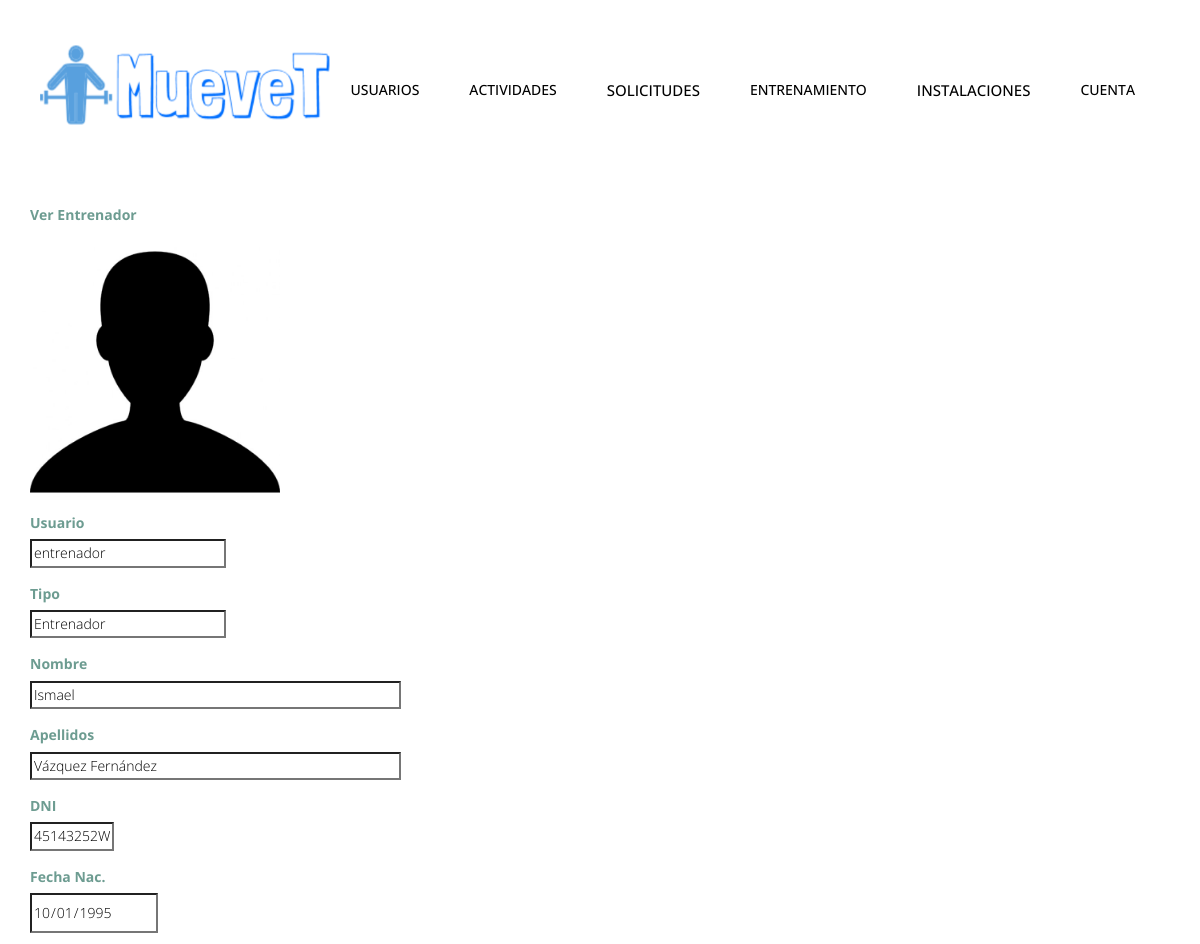
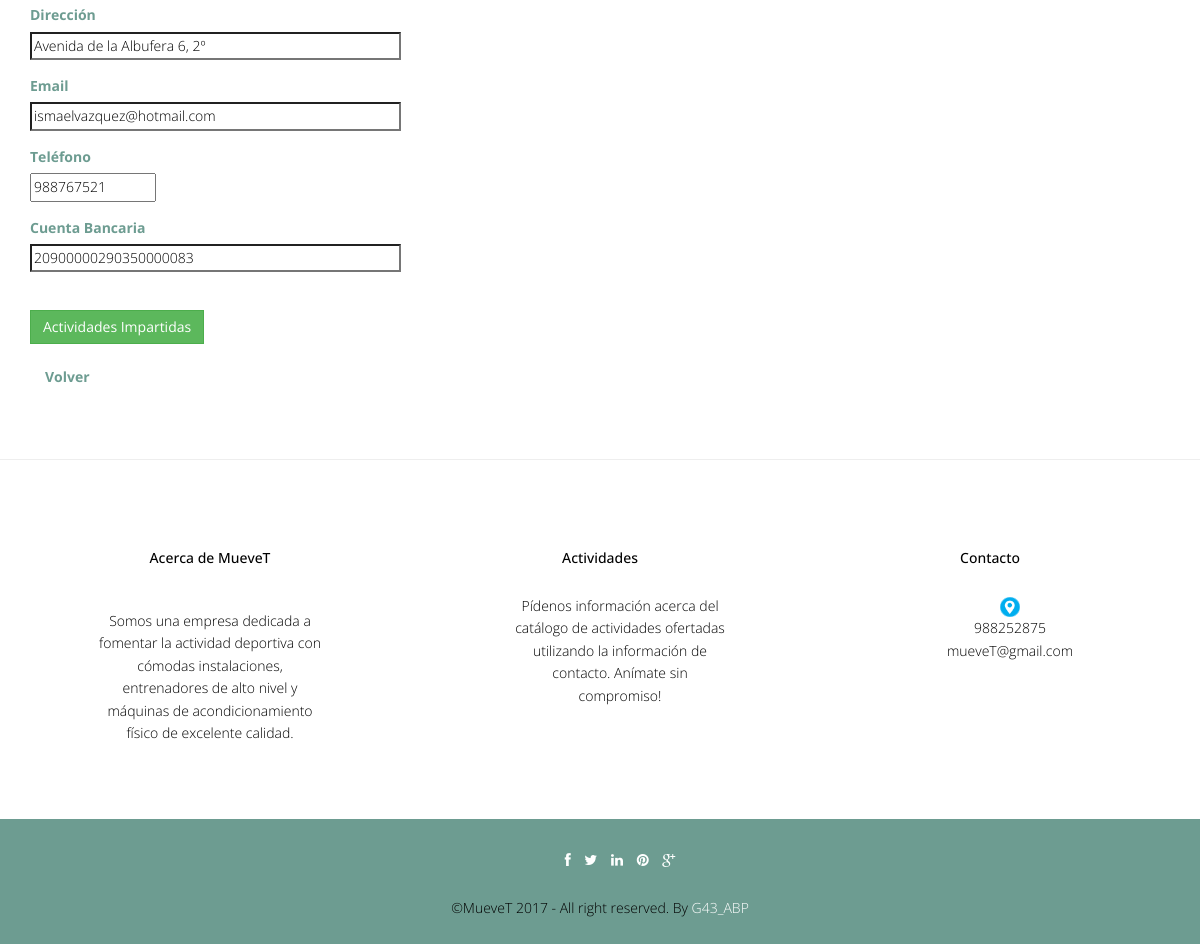
The page /abp/Controllers/ENTRENADOR_Controller.php?userName=entrenador&accion=Ver (signed in) on the database its author committed (2 pictures, top to bottom).
### tables this page shows
CREATE TABLE IF NOT EXISTS `entrenador` (
  `userName` varchar(20) NOT NULL,
  `cuentaBanc` varchar(20) NOT NULL
);

CREATE TABLE IF NOT EXISTS `usuario` (
  `foto` varchar(500) DEFAULT '../img/user.jpg',
  `userName` varchar(20) NOT NULL,
  `password` varchar(128) NOT NULL,
  `tipoUsuario` int(10) NOT NULL,
  `nombre` varchar(20) NOT NULL,
  `apellidos` varchar(70) NOT NULL,
  `dni` varchar(9) NOT NULL,
  `fechaNac` date NOT NULL,
  `direccion` varchar(80) DEFAULT NULL,
  `telefono` int(15) DEFAULT NULL,
  `email` varchar(30) NOT NULL
);

CREATE TABLE IF NOT EXISTS `rol` (
  `idRol` int(10) NOT NULL,
  `nombreRol` varchar(45) NOT NULL
);

### abp/Models/USUARIO_Model.php (called while the page is built, shortened)
<?php
include '../Functions/LibraryFunctions.php';
class USUARIO_Modelo {
    var $userName;
    var $tipoUsuario;
    var $mysqli;
    function __construct($userName, $password, $tipoUsuario, $nombre, $apellidos, $dni, $fechaNac, $direccion, $telefono, $email, $foto, $cuentaBanc, $tipoDeportista, $metodoPago, $newPassword) {
        $this->userName = $userName;
        $this->tipoUsuario = $tipoUsuario;
    }
    function ConectarBD() {
        $this->mysqli = new mysqli("localhost", "root", "", "muevet");
    }
    function RellenaDatos() {
        if ($this->tipoUsuario == 1) {
            $sql = "SELECT * FROM USUARIO WHERE USUARIO.userName = '" . $this->userName . "'";
        } else if ($this->tipoUsuario == 2) {
            $sql = "SELECT * FROM USUARIO, ENTRENADOR WHERE USUARIO.userName = ENTRENADOR.userName AND ENTRENADOR.userName = '" . $this->userName . "'";
        } else if ($this->tipoUsuario == 3) {
            $sql = "SELECT * FROM USUARIO, DEPORTISTA WHERE USUARIO.userName = DEPORTISTA.userName AND DEPORTISTA.userName = '" . $this->userName . "'";
        }
        if (!($resultado = $this->mysqli->query($sql))) {
            return 'Error en la consulta sobre la base de datos';
        } else {
            $result = $resultado->fetch_array();
            return $result;
        }
    }
}
?>

### abp/Views/ENTRENADOR_SHOW_Vista.php (the view, shortened to what this page needs)
<?php
class ENTRENADOR_SELECT_SHOW {
    private $valores;
    private $volver;
    function __construct($valores, $datos, $volver) {
        $this->valores = $valores;
        $this->volver = $volver;
        $this->render();
    }
    function render() {
        ?>
        <div class="container" >
            <form  id="form" name="form" action='ENTRENADOR_Controller.php'  method='post'   enctype="multipart/form-data">
                <div class="form-group" >
                    <label class="control-label" ><?php echo $strings['Ver Entrenador']; ?></label><br>
                </div>
                 <div class="form-group">
                    <a target='_blank' href='<?php echo $this->valores['foto']; ?>'><img src='<?php echo $this->valores['foto']; ?>' width="250" height="250"></a>
                </div>
                <div class="form-group">
                    <label class="control-label" ><?php echo $strings['userName']; ?></label><br>
                    <input class="form" id="userName" name="userName" size="25" type="text" readonly="true" value="<?php echo $this->valores['userName']; ?>">
                </div>
                <div class="form-group">
                    <label class="control-label" ><?php echo $strings['tipoUsuario']; ?></label><br>
                    <input class="form" id="tipoUsuario" name="tipoUsuario" size="25" type="text" readonly="true" value="<?php echo ConsultarNOMRol($this->valores['tipoUsuario']); ?>">
                </div>
                <div class="form-group">
                    <label class="control-label" ><?php echo $strings['nombre']; ?></label><br>
                    <input class="form" id="nombre" name="nombre" size="50" type="text" readonly="true" value="<?php echo $this->valores['nombre']; ?>">
                </div>
                <div class="form-group">
                    <label class="control-label" ><?php echo $strings['apellidos']; ?></label><br>
                    <input class="form" id="apellidos" name="apellidos" size="50" type="text" readonly="true" value="<?php echo $this->valores['apellidos']; ?>">
                </div>
                <div class="form-group">
                    <label class="control-label" ><?php echo $strings['dni']; ?></label><br>
                    <input class="form" id="dni" name="dni" size="9" type="text" readonly="true" value="<?php echo $this->valores['dni']; ?>">
                </div>
                <div class="form-group">
                    <label class="control-label" ><?php echo $strings['fechaNac']; ?></label><br>
                    <input class="form" id="fechaNac" name="fechaNac" type="date" readonly="true" value="<?php echo $this->valores['fechaNac']; ?>">
                </div>
                <div class="form-group">
                    <label class="control-label" ><?php echo $strings['direccion']; ?></label><br>
                    <input class="form" id="direccion" name="direccion" size="50" type="text" readonly="true" value="<?php echo $this->valores['direccion']; ?>">
                </div>
                <div class="form-group">
                    <label class="control-label" ><?php echo $strings['email']; ?></label><br>
                    <input class="form" id="email" name="email" size="50" type="email" readonly="true" value="<?php echo $this->valores['email']; ?>">
                </div>
                <div class="form-group">
                    <label class="control-label" ><?php echo $strings['telefono']; ?></label><br>
                    <input class="form" id="telefono" name="telefono" size="15" type="numeric" readonly="true" value="<?php echo $this->valores['telefono']; ?>">
                </div>
                <div class="form-group">
                    <label class="control-label" ><?php echo $strings['cuentaBanc']; ?></label><br>
                    <input class="form" id="cuentaBanc" name="cuentaBanc" size="50" type="text" readonly="true" value="<?php echo $this->valores['cuentaBanc']; ?>"/>
                </div>
                <br>
                <td><a data-toggle="modal" href="#myModal" ><button type="button" class="btn btn-success"><?php echo $strings['VerActividadesImpartidas']; ?></button></a>
                <br>
                <br>
                <a class="form-link" href='<?php echo $this->volver ?> '><?php echo $strings['Volver']; ?> </a>
            </form>
        </div>
        <?php
        include '../Views/footer.php';
    }
}
?>

### abp/css/style.css (style rules this page uses)
body { font-family:'Open Sans', Arial, sans-serif; font-size:14px; font-weight:300; line-height:1.6em; color:#000; background-color:#fff; }
form { margin-top:50px; margin-bottom:50px; }
label { color:#6D9C91; font-size:14px; }
.link-list ul,li,a { color:#000; list-style:none; }
.form-link { font-weight:bold; color: #6D9C91 !important; margin-left: 15px; }

### abp/css/overwrite.css (style rules this page uses)
select, textarea, input[type="text"], input[type="password"], input[type="datetime"], input[type="datetime-local"], input[type="date"], input[type="month"], input[type="time"], input[type="week"], input[type="number"], input[type="email"], input[type="url"], input[type="search"], input[type="tel"], input[type="color"], .uneditable-input { -webkit-border-radius: 0; -moz-border-radius: 0; border-radius: 0; }
.btn { text-shadow: none; background-image:none; border-color: none; border-bottom-color: none; -webkit-box-shadow: none; -moz-box-shadow: none; box-shadow: none; }
.btn { outline:0; -webkit-border-radius: 0; -moz-border-radius: 0; border-radius: 0; }

### rows shown on the page
entrenador: userName.foto (placeholder picture), userName "entrenador", tipoUsuario "Entrenador", nombre "Ismael", apellidos "Vázquez Fernández", dni "45143252W", fechaNac "10/01/1995", direccion "Avenida de la Albufera 6, 2º", email "ismaelvazquez@hotmail.com", telefono "988767521", cuentaBanc "20900000290350000083"

### other values the page prints
$strings['Cuenta'] "CUENTA"
$strings['Ver Entrenador'] "Ver Entrenador"
$strings['userName'] "Usuario"
$strings['tipoUsuario'] "Tipo"
$strings['nombre'] "Nombre"
$strings['apellidos'] "Apellidos"
$strings['dni'] "DNI"
$strings['fechaNac'] "Fecha Nac."
$strings['direccion'] "Dirección"
$strings['email'] "Email"
$strings['telefono'] "Teléfono"
$strings['cuentaBanc'] "Cuenta Bancaria"
$strings['VerActividadesImpartidas'] "Actividades Impartidas"
$strings['Volver'] "Volver"
